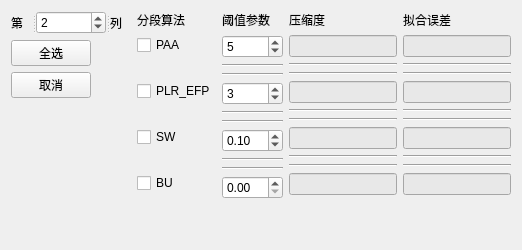
       <widget class="QWidget" name="tab_4">
        <attribute name="title">
         <string>数据压缩</string>
        </attribute>
        <attribute name="toolTip">
         <string>&lt;!DOCTYPE HTML PUBLIC &quot;-//W3C//DTD HTML 4.0//EN&quot; &quot;http://www.w3.org/TR/REC-html40/strict.dtd&quot;&gt;
&lt;html&gt;&lt;head&gt;&lt;meta name=&quot;qrichtext&quot; content=&quot;1&quot; /&gt;&lt;style type=&quot;text/css&quot;&gt;
p, li { white-space: pre-wrap; }
&lt;/style&gt;&lt;/head&gt;&lt;body style=&quot; font-family:'SimSun'; font-size:9pt; font-weight:400; font-style:normal;&quot;&gt;
&lt;p style=&quot; margin-top:0px; margin-bottom:0px; margin-left:0px; margin-right:0px; -qt-block-indent:0; text-indent:0px;&quot;&gt;数据分析&lt;/p&gt;&lt;/body&gt;&lt;/html&gt;</string>
        </attribute>
        <layout class="QHBoxLayout" name="horizontalLayout_10">
         <item>
          <layout class="QVBoxLayout" name="verticalLayout_15">
           <item>
            <widget class="QSplitter" name="splitter_13">
             <property name="orientation">
              <enum>Qt::Horizontal</enum>
             </property>
             <widget class="QLabel" name="label_17">
              <property name="styleSheet">
               <string notr="true">font: 75 10pt &quot;DFKai-SB&quot;;</string>
              </property>
              <property name="text">
               <string>第</string>
              </property>
             </widget>
             <widget class="QSpinBox" name="t5spinBox1">
              <property name="value">
               <number>2</number>
              </property>
             </widget>
             <widget class="QLabel" name="label_10">
              <property name="styleSheet">
               <string notr="true">font: 75 10pt &quot;DFKai-SB&quot;;</string>
              </property>
              <property name="text">
               <string>列</string>
              </property>
             </widget>
            </widget>
           </item>
           <item>
            <layout class="QHBoxLayout" name="horizontalLayout_8">
             <item>
              <widget class="QPushButton" name="t5pushButton_okall">
               <property name="styleSheet">
                <string notr="true">font: 75 10pt &quot;DFKai-SB&quot;;</string>
               </property>
               <property name="text">
                <string>全选</string>
               </property>
              </widget>
             </item>
             <item>
              <spacer name="horizontalSpacer_27">
               <property name="orientation">
                <enum>Qt::Horizontal</enum>
               </property>
               <property name="sizeHint" stdset="0">
                <size>
                 <width>40</width>
                 <height>20</height>
                </size>
               </property>
              </spacer>
             </item>
            </layout>
           </item>
           <item>
            <layout class="QHBoxLayout" name="horizontalLayout_9">
             <item>
              <widget class="QPushButton" name="t5pushButton_cancel">
               <property name="styleSheet">
                <string notr="true">font: 75 10pt &quot;DFKai-SB&quot;;</string>
               </property>
               <property name="text">
                <string>取消</string>
               </property>
              </widget>
             </item>
             <item>
              <spacer name="horizontalSpacer_28">
               <property name="orientation">
                <enum>Qt::Horizontal</enum>
               </property>
               <property name="sizeHint" stdset="0">
                <size>
                 <width>40</width>
                 <height>20</height>
                </size>
               </property>
              </spacer>
             </item>
            </layout>
           </item>
           <item>
            <spacer name="verticalSpacer_8">
             <property name="orientation">
              <enum>Qt::Vertical</enum>
             </property>
             <property name="sizeHint" stdset="0">
              <size>
               <width>20</width>
               <height>40</height>
              </size>
             </property>
            </spacer>
           </item>
          </layout>
         </item>
         <item>
          <layout class="QVBoxLayout" name="verticalLayout_11">
           <item>
            <widget class="QLabel" name="label_20">
             <property name="styleSheet">
              <string notr="true">font: 75 10pt &quot;DFKai-SB&quot;;</string>
             </property>
             <property name="text">
              <string>分段算法</string>
             </property>
            </widget>
           </item>
           <item>
            <widget class="QCheckBox" name="checkBox_PAA">
             <property name="sizePolicy">
              <sizepolicy hsizetype="Minimum" vsizetype="Preferred">
               <horstretch>0</horstretch>
               <verstretch>0</verstretch>
              </sizepolicy>
             </property>
             <property name="text">
              <string>PAA</string>
             </property>
            </widget>
           </item>
           <item>
            <widget class="QLabel" name="label_7">
             <property name="text">
              <string/>
             </property>
            </widget>
           </item>
           <item>
            <widget class="QCheckBox" name="checkBox_PLREFP">
             <property name="text">
              <string>PLR_EFP</string>
             </property>
            </widget>
           </item>
           <item>
            <widget class="QLabel" name="label_8">
             <property name="text">
              <string/>
             </property>
            </widget>
           </item>
           <item>
            <widget class="QCheckBox" name="checkBox_SW">
             <property name="sizePolicy">
              <sizepolicy hsizetype="Minimum" vsizetype="Fixed">
               <horstretch>0</horstretch>
               <verstretch>0</verstretch>
              </sizepolicy>
             </property>
             <property name="text">
              <string>SW</string>
             </property>
            </widget>
           </item>
           <item>
            <widget class="QLabel" name="label_9">
             <property name="text">
              <string/>
             </property>
            </widget>
           </item>
           <item>
            <widget class="QCheckBox" name="checkBox_BU">
             <property name="sizePolicy">
              <sizepolicy hsizetype="Minimum" vsizetype="Preferred">
               <horstretch>0</horstretch>
               <verstretch>0</verstretch>
              </sizepolicy>
             </property>
             <property name="text">
              <string>BU</string>
             </property>
            </widget>
           </item>
           <item>
            <spacer name="verticalSpacer_9">
             <property name="orientation">
              <enum>Qt::Vertical</enum>
             </property>
             <property name="sizeHint" stdset="0">
              <size>
               <width>20</width>
               <height>40</height>
              </size>
             </property>
            </spacer>
           </item>
          </layout>
         </item>
         <item>
          <layout class="QVBoxLayout" name="verticalLayout_12">
           <item>
            <widget class="QLabel" name="label_18">
             <property name="styleSheet">
              <string notr="true">font: 75 10pt &quot;DFKai-SB&quot;;</string>
             </property>
             <property name="text">
              <string>阈值参数</string>
             </property>
            </widget>
           </item>
           <item>
            <widget class="QSpinBox" name="t5spinBoxPAA1">
             <property name="maximum">
              <number>99999</number>
             </property>
             <property name="value">
              <number>5</number>
             </property>
            </widget>
           </item>
           <item>
            <widget class="Line" name="line_9">
             <property name="orientation">
              <enum>Qt::Horizontal</enum>
             </property>
            </widget>
           </item>
           <item>
            <widget class="Line" name="line_11">
             <property name="orientation">
              <enum>Qt::Horizontal</enum>
             </property>
            </widget>
           </item>
           <item>
            <widget class="QSpinBox" name="t5spinBoxPLREFP1">
             <property name="maximum">
              <number>99999</number>
             </property>
             <property name="value">
              <number>3</number>
             </property>
            </widget>
           </item>
           <item>
            <widget class="Line" name="line_13">
             <property name="orientation">
              <enum>Qt::Horizontal</enum>
             </property>
            </widget>
           </item>
           <item>
            <widget class="Line" name="line_12">
             <property name="orientation">
              <enum>Qt::Horizontal</enum>
             </property>
            </widget>
           </item>
           <item>
            <widget class="QDoubleSpinBox" name="t5doubleSpinBoxSW1">
             <property name="singleStep">
              <double>0.010000000000000</double>
             </property>
             <property name="value">
              <double>0.100000000000000</double>
             </property>
            </widget>
           </item>
           <item>
            <widget class="Line" name="line_15">
             <property name="orientation">
              <enum>Qt::Horizontal</enum>
             </property>
            </widget>
           </item>
           <item>
            <widget class="Line" name="line_14">
             <property name="orientation">
              <enum>Qt::Horizontal</enum>
             </property>
            </widget>
           </item>
           <item>
            <widget class="QDoubleSpinBox" name="t5doubleSpinBoxBU1">
             <property name="singleStep">
              <double>0.010000000000000</double>
             </property>
            </widget>
           </item>
           <item>
            <spacer name="verticalSpacer_10">
             <property name="orientation">
              <enum>Qt::Vertical</enum>
             </property>
             <property name="sizeHint" stdset="0">
              <size>
               <width>20</width>
               <height>40</height>
              </size>
             </property>
            </spacer>
           </item>
          </layout>
         </item>
         <item>
          <layout class="QVBoxLayout" name="verticalLayout_13">
           <item>
            <widget class="QLabel" name="label_25">
             <property name="styleSheet">
              <string notr="true">font: 75 10pt &quot;DFKai-SB&quot;;</string>
             </property>
             <property name="text">
              <string>压缩度</string>
             </property>
            </widget>
           </item>
           <item>
            <widget class="QLineEdit" name="t5lineEdit_PAA2">
             <property name="enabled">
              <bool>true</bool>
             </property>
             <property name="styleSheet">
              <string notr="true">background-color: rgb(232, 232, 232);</string>
             </property>
             <property name="frame">
              <bool>true</bool>
             </property>
             <property name="echoMode">
              <enum>QLineEdit::Normal</enum>
             </property>
             <property name="dragEnabled">
              <bool>false</bool>
             </property>
             <property name="readOnly">
              <bool>true</bool>
             </property>
            </widget>
           </item>
           <item>
            <widget class="Line" name="line_16">
             <property name="orientation">
              <enum>Qt::Horizontal</enum>
             </property>
            </widget>
           </item>
           <item>
            <widget class="Line" name="line_17">
             <property name="orientation">
              <enum>Qt::Horizontal</enum>
             </property>
            </widget>
           </item>
           <item>
            <widget class="QLineEdit" name="t5lineEdit_PLREFP2">
             <property name="styleSheet">
              <string notr="true">background-color: rgb(232, 232, 232);</string>
             </property>
             <property name="readOnly">
              <bool>true</bool>
             </property>
            </widget>
           </item>
           <item>
            <widget class="Line" name="line_18">
             <property name="orientation">
              <enum>Qt::Horizontal</enum>
             </property>
            </widget>
           </item>
           <item>
            <widget class="Line" name="line_19">
             <property name="orientation">
              <enum>Qt::Horizontal</enum>
             </property>
            </widget>
           </item>
           <item>
            <widget class="QLineEdit" name="t5lineEdit_SW2">
             <property name="styleSheet">
              <string notr="true">background-color: rgb(232, 232, 232);</string>
             </property>
             <property name="dragEnabled">
              <bool>false</bool>
             </property>
             <property name="readOnly">
              <bool>true</bool>
             </property>
            </widget>
           </item>
           <item>
            <widget class="Line" name="line_20">
             <property name="orientation">
              <enum>Qt::Horizontal</enum>
             </property>
            </widget>
           </item>
           <item>
            <widget class="Line" name="line_21">
             <property name="orientation">
              <enum>Qt::Horizontal</enum>
             </property>
            </widget>
           </item>
           <item>
            <widget class="QLineEdit" name="t5lineEdit_BU2">
             <property name="styleSheet">
              <string notr="true">background-color: rgb(232, 232, 232);</string>
             </property>
             <property name="readOnly">
              <bool>true</bool>
             </property>
            </widget>
           </item>
           <item>
            <spacer name="verticalSpacer_11">
             <property name="orientation">
              <enum>Qt::Vertical</enum>
             </property>
             <property name="sizeHint" stdset="0">
              <size>
               <width>20</width>
               <height>40</height>
              </size>
             </property>
            </spacer>
           </item>
          </layout>
         </item>
         <item>
          <layout class="QVBoxLayout" name="verticalLayout_14">
           <item>
            <widget class="QLabel" name="label_21">
             <property name="styleSheet">
              <string notr="true">font: 75 10pt &quot;DFKai-SB&quot;;</string>
             </property>
             <property name="text">
              <string>拟合误差</string>
             </property>
            </widget>
           </item>
           <item>
            <widget class="QLineEdit" name="t5lineEdit_PAA3">
             <property name="styleSheet">
              <string notr="true">background-color: rgb(232, 232, 232);</string>
             </property>
             <property name="dragEnabled">
              <bool>false</bool>
             </property>
             <property name="readOnly">
              <bool>true</bool>
             </property>
            </widget>
           </item>
           <item>
            <widget class="Line" name="line_23">
             <property name="orientation">
              <enum>Qt::Horizontal</enum>
             </property>
            </widget>
           </item>
           <item>
            <widget class="Line" name="line_22">
             <property name="orientation">
              <enum>Qt::Horizontal</enum>
             </property>
            </widget>
           </item>
           <item>
            <widget class="QLineEdit" name="t5lineEdit_PLREFP3">
             <property name="styleSheet">
              <string notr="true">background-color: rgb(232, 232, 232);</string>
             </property>
             <property name="readOnly">
              <bool>true</bool>
             </property>
            </widget>
           </item>
           <item>
            <widget class="Line" name="line_24">
             <property name="orientation">
              <enum>Qt::Horizontal</enum>
             </property>
            </widget>
           </item>
           <item>
            <widget class="Line" name="line_25">
             <property name="orientation">
              <enum>Qt::Horizontal</enum>
             </property>
            </widget>
           </item>
           <item>
            <widget class="QLineEdit" name="t5lineEdit_SW3">
             <property name="styleSheet">
              <string notr="true">background-color: rgb(232, 232, 232);</string>
             </property>
             <property name="readOnly">
              <bool>true</bool>
             </property>
            </widget>
           </item>
           <item>
            <widget class="Line" name="line_27">
             <property name="orientation">
              <enum>Qt::Horizontal</enum>
             </property>
            </widget>
           </item>
           <item>
            <widget class="Line" name="line_26">
             <property name="orientation">
              <enum>Qt::Horizontal</enum>
             </property>
            </widget>
           </item>
           <item>
            <widget class="QLineEdit" name="t5lineEdit_BU3">
             <property name="styleSheet">
              <string notr="true">background-color: rgb(232, 232, 232);</string>
             </property>
             <property name="readOnly">
              <bool>true</bool>
             </property>
            </widget>
           </item>
           <item>
            <spacer name="verticalSpacer_12">
             <property name="orientation">
              <enum>Qt::Vertical</enum>
             </property>
             <property name="sizeHint" stdset="0">
              <size>
               <width>20</width>
               <height>40</height>
              </size>
             </property>
            </spacer>
           </item>
          </layout>
         </item>
        </layout>
       </widget>
